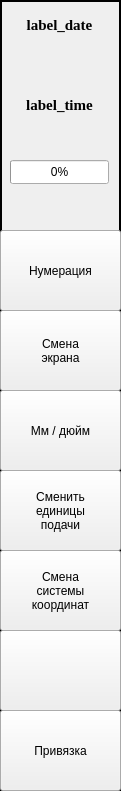
     <widget class="QFrame" name="frame_10">
      <property name="geometry">
       <rect>
        <x>840</x>
        <y>0</y>
        <width>121</width>
        <height>791</height>
       </rect>
      </property>
      <property name="frameShape">
       <enum>QFrame::Shape::Box</enum>
      </property>
      <property name="frameShadow">
       <enum>QFrame::Shadow::Plain</enum>
      </property>
      <property name="lineWidth">
       <number>2</number>
      </property>
      <widget class="QProgressBar" name="progressBar_runtime">
       <property name="geometry">
        <rect>
         <x>10</x>
         <y>160</y>
         <width>99</width>
         <height>24</height>
        </rect>
       </property>
       <property name="value">
        <number>0</number>
       </property>
       <property name="alignment">
        <set>Qt::AlignmentFlag::AlignCenter</set>
       </property>
      </widget>
      <widget class="QLabel" name="label_time">
       <property name="geometry">
        <rect>
         <x>10</x>
         <y>90</y>
         <width>99</width>
         <height>29</height>
        </rect>
       </property>
       <property name="font">
        <font>
         <family>Times New Roman</family>
         <pointsize>11</pointsize>
         <bold>true</bold>
        </font>
       </property>
       <property name="text">
        <string>label_time</string>
       </property>
       <property name="alignment">
        <set>Qt::AlignmentFlag::AlignCenter</set>
       </property>
      </widget>
      <widget class="QLabel" name="label_date">
       <property name="geometry">
        <rect>
         <x>10</x>
         <y>10</y>
         <width>99</width>
         <height>29</height>
        </rect>
       </property>
       <property name="font">
        <font>
         <family>Times New Roman</family>
         <pointsize>11</pointsize>
         <bold>true</bold>
        </font>
       </property>
       <property name="text">
        <string>label_date</string>
       </property>
       <property name="alignment">
        <set>Qt::AlignmentFlag::AlignCenter</set>
       </property>
      </widget>
      <widget class="QFrame" name="frame_15">
       <property name="geometry">
        <rect>
         <x>0</x>
         <y>230</y>
         <width>121</width>
         <height>81</height>
        </rect>
       </property>
       <property name="frameShape">
        <enum>QFrame::Shape::Box</enum>
       </property>
       <property name="frameShadow">
        <enum>QFrame::Shadow::Plain</enum>
       </property>
       <widget class="QPushButton" name="button_numeration">
        <property name="geometry">
         <rect>
          <x>0</x>
          <y>0</y>
          <width>121</width>
          <height>81</height>
         </rect>
        </property>
        <property name="text">
         <string>Нумерация</string>
        </property>
       </widget>
      </widget>
      <widget class="QFrame" name="frame_16">
       <property name="geometry">
        <rect>
         <x>0</x>
         <y>310</y>
         <width>121</width>
         <height>81</height>
        </rect>
       </property>
       <property name="frameShape">
        <enum>QFrame::Shape::Box</enum>
       </property>
       <property name="frameShadow">
        <enum>QFrame::Shadow::Plain</enum>
       </property>
       <widget class="QPushButton" name="button_smenaekrana">
        <property name="geometry">
         <rect>
          <x>0</x>
          <y>0</y>
          <width>121</width>
          <height>81</height>
         </rect>
        </property>
        <property name="text">
         <string>Смена 
экрана</string>
        </property>
       </widget>
      </widget>
      <widget class="QFrame" name="frame_17">
       <property name="geometry">
        <rect>
         <x>0</x>
         <y>390</y>
         <width>121</width>
         <height>81</height>
        </rect>
       </property>
       <property name="frameShape">
        <enum>QFrame::Shape::Box</enum>
       </property>
       <property name="frameShadow">
        <enum>QFrame::Shadow::Plain</enum>
       </property>
       <widget class="QPushButton" name="button_mmdyum">
        <property name="geometry">
         <rect>
          <x>0</x>
          <y>0</y>
          <width>121</width>
          <height>81</height>
         </rect>
        </property>
        <property name="text">
         <string>Мм / дюйм</string>
        </property>
       </widget>
      </widget>
      <widget class="QFrame" name="frame_18">
       <property name="geometry">
        <rect>
         <x>0</x>
         <y>470</y>
         <width>121</width>
         <height>81</height>
        </rect>
       </property>
       <property name="frameShape">
        <enum>QFrame::Shape::Box</enum>
       </property>
       <property name="frameShadow">
        <enum>QFrame::Shadow::Plain</enum>
       </property>
       <widget class="QPushButton" name="button_changesk">
        <property name="geometry">
         <rect>
          <x>0</x>
          <y>0</y>
          <width>121</width>
          <height>81</height>
         </rect>
        </property>
        <property name="text">
         <string>Сменить
единицы
подачи</string>
        </property>
       </widget>
      </widget>
      <widget class="QFrame" name="frame_19">
       <property name="geometry">
        <rect>
         <x>0</x>
         <y>550</y>
         <width>121</width>
         <height>81</height>
        </rect>
       </property>
       <property name="frameShape">
        <enum>QFrame::Shape::Box</enum>
       </property>
       <property name="frameShadow">
        <enum>QFrame::Shadow::Plain</enum>
       </property>
       <widget class="QPushButton" name="button_priv">
        <property name="geometry">
         <rect>
          <x>0</x>
          <y>0</y>
          <width>121</width>
          <height>81</height>
         </rect>
        </property>
        <property name="text">
         <string>Смена
системы
координат</string>
        </property>
       </widget>
      </widget>
      <widget class="QFrame" name="frame_20">
       <property name="geometry">
        <rect>
         <x>0</x>
         <y>630</y>
         <width>121</width>
         <height>81</height>
        </rect>
       </property>
       <property name="frameShape">
        <enum>QFrame::Shape::Box</enum>
       </property>
       <property name="frameShadow">
        <enum>QFrame::Shadow::Plain</enum>
       </property>
       <widget class="QPushButton" name="button_null4">
        <property name="geometry">
         <rect>
          <x>0</x>
          <y>0</y>
          <width>121</width>
          <height>81</height>
         </rect>
        </property>
        <property name="text">
         <string/>
        </property>
       </widget>
      </widget>
      <widget class="QFrame" name="frame_21">
       <property name="geometry">
        <rect>
         <x>0</x>
         <y>710</y>
         <width>121</width>
         <height>81</height>
        </rect>
       </property>
       <property name="frameShape">
        <enum>QFrame::Shape::Box</enum>
       </property>
       <property name="frameShadow">
        <enum>QFrame::Shadow::Plain</enum>
       </property>
       <widget class="QPushButton" name="button_privyazka">
        <property name="geometry">
         <rect>
          <x>0</x>
          <y>0</y>
          <width>121</width>
          <height>81</height>
         </rect>
        </property>
        <property name="text">
         <string>Привязка</string>
        </property>
       </widget>
      </widget>
     </widget>
